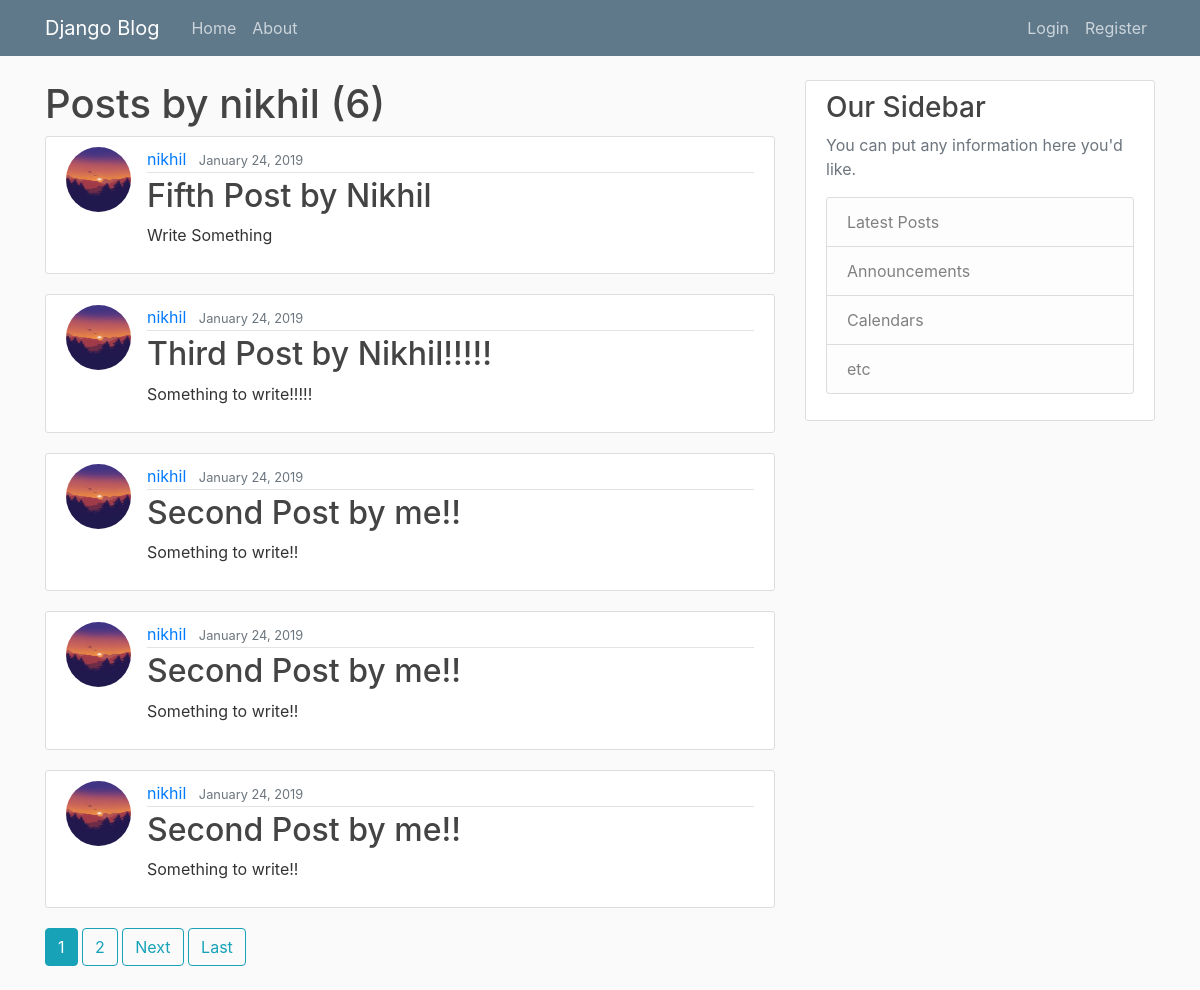
Before: /post/nikhil/ with the older database file.
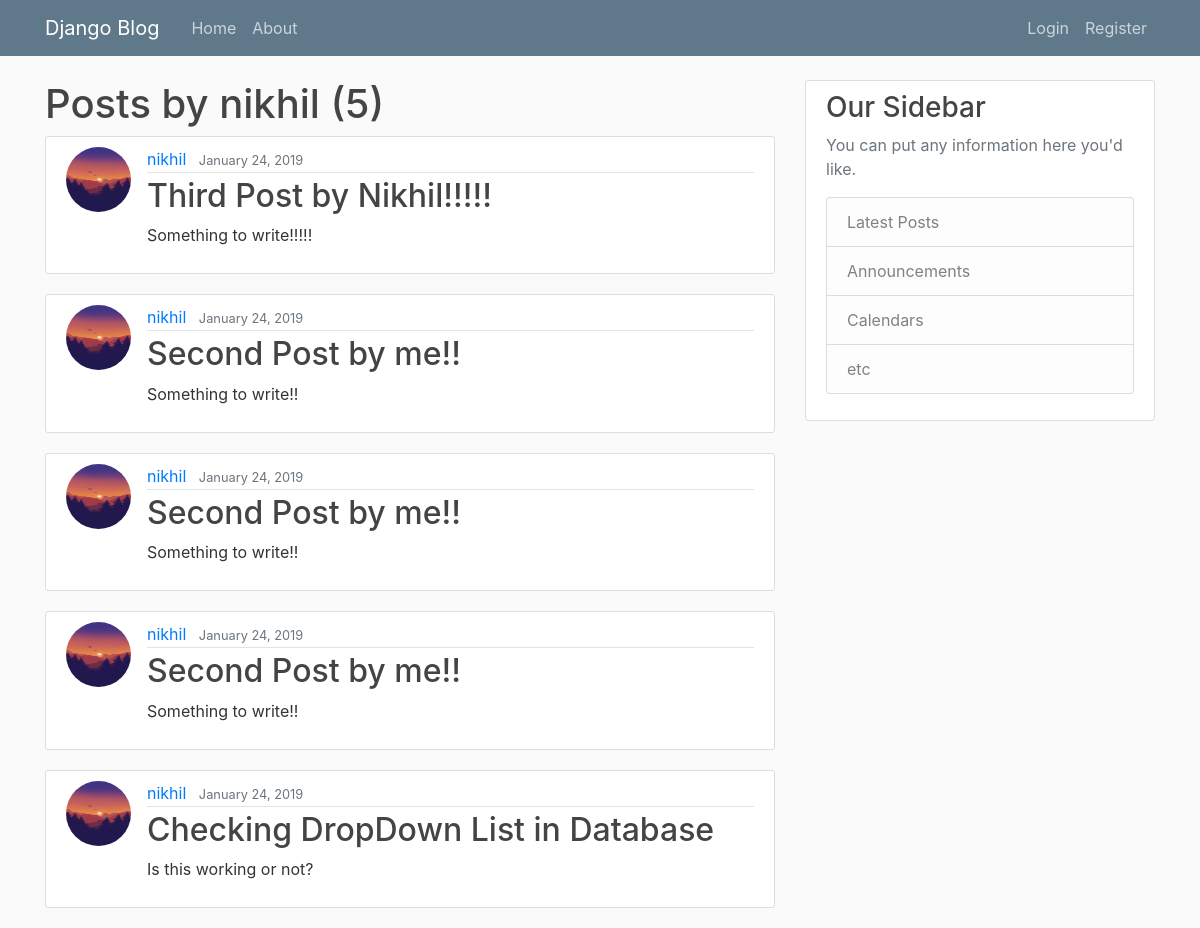
After: the same page with the newer database file.
### blog/models.py (models this page shows, shortened)
class Post(models.Model):
	title = models.CharField(max_length=100)
	content = models.TextField()
	date_posted = models.DateTimeField(default=timezone.now)
	send_via = models.IntegerField(choices=send_choices, default=1)
	author = models.ForeignKey(User, on_delete=models.CASCADE)

### users/models.py (models this page shows, shortened)
class Profile(models.Model):
	user = models.OneToOneField(User, on_delete=models.CASCADE)
	image = models.ImageField(default='default.jpg', upload_to='profile_pics')

### blog/views.py (the view)
# urls.py: path('post/<str:username>/', UserPostListView.as_view(), name='user-posts'),
class UserPostListView(ListView):
	model = Post
	template_name = 'blog/user_posts.html'
	paginate_by = 5
	context_object_name = 'posts'
	def get_queryset(self):
		user = get_object_or_404(User, username=self.kwargs.get('username'))
		return Post.objects.filter(author=user).order_by('-date_posted')

### blog/templates/blog/user_posts.html (shortened to what this page needs)
{% extends "blog/base.html" %}
{% block content %}
	<h1>Posts by {{ view.kwargs.username }} ({{ page_obj.paginator.count }})</h1>
	{% for post in posts %}
		<article class="media content-section">
		<img class="rounded-circle article-img" src="{{ post.author.profile.image.url }}">
		  <div class="media-body">
		    <div class="article-metadata">
		      <a class="mr-2" href="{% url 'user-posts' post.author.username %}">{{ post.author }}</a>
		      <small class="text-muted">{{ post.date_posted|date:"F d, Y" }}</small>
		    </div>
		    <h2><a class="article-title" href="{% url 'post-detail' post.id %}">{{ post.title }}</a></h2>
		    <p class="article-content">{{ post.content }}</p>
		  </div>
		</article>
	{% endfor %}
	{% if is_paginated %}
		{% for num in page_obj.paginator.page_range %}
			{% if page_obj.number == num %}
				<a class="btn btn-info mb-4" href="?page={{num}}">{{ num }}</a>
			{% elif num > page_obj.number|add:'-3' and num < page_obj.number|add:'3' %}
				<a class="btn btn-outline-info mb-4" href="?page={{ num }}">{{ num }}</a>
			{% endif %}
		{% endfor %}
		{% if page_obj.has_next %}
			<a class="btn btn-outline-info mb-4" href="?page={{ page_obj.next_page_number }}">Next</a>
			<a class="btn btn-outline-info mb-4" href="?page={{ page_obj.paginator.num_pages }}">Last</a>
		{% endif %}
	{% endif %}
{% endblock content %}

Changed rows visible on the page:
removed Post: author.profile.image (placeholder picture), author "nikhil", date_posted "January 24, 2019", title "Fifth Post by Nikhil", content "Write Something"
now on this page (row unchanged): Post: author.profile.image (placeholder picture), author "nikhil", date_posted "January 24, 2019", title "Checking DropDown List in Database", content "Is this working or not?"
Other visible differences:
{{ page_obj.paginator.count }}: "6" → "5"
list line gone: "1"
list line gone: "2"
text no longer shown: "Next Last"
